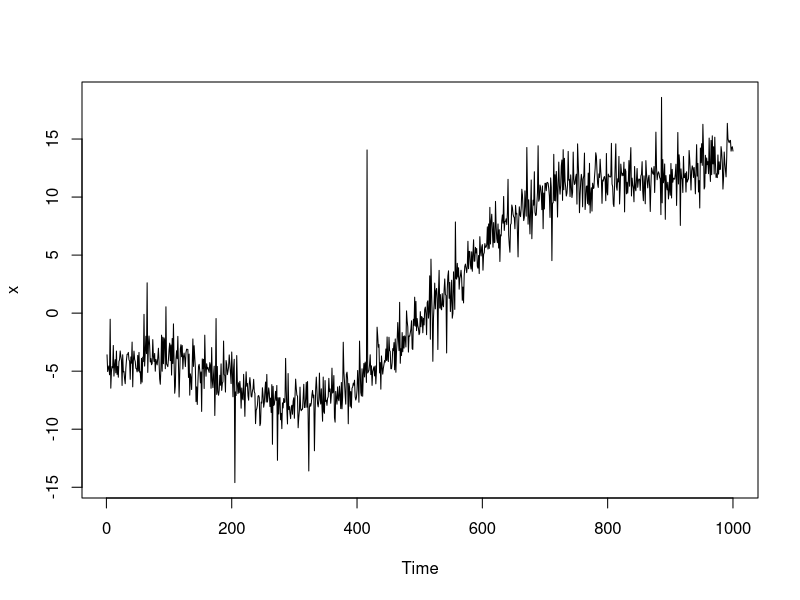
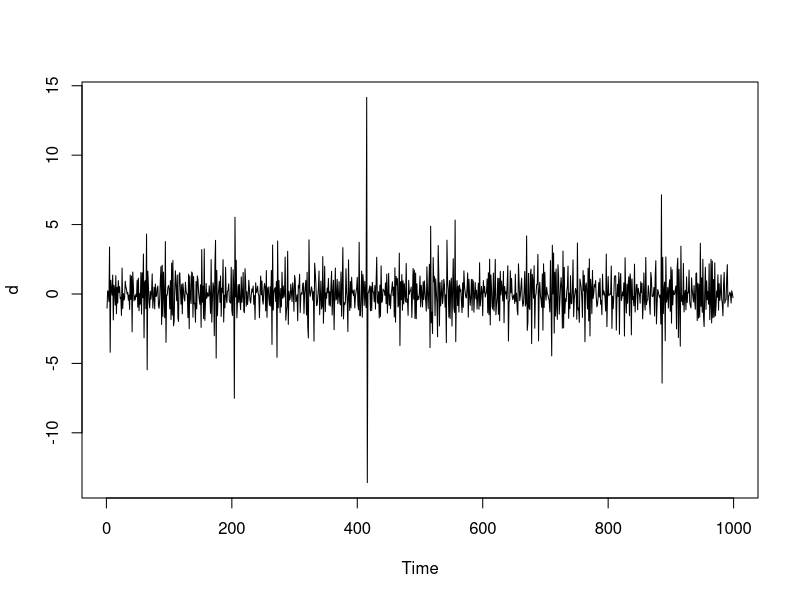
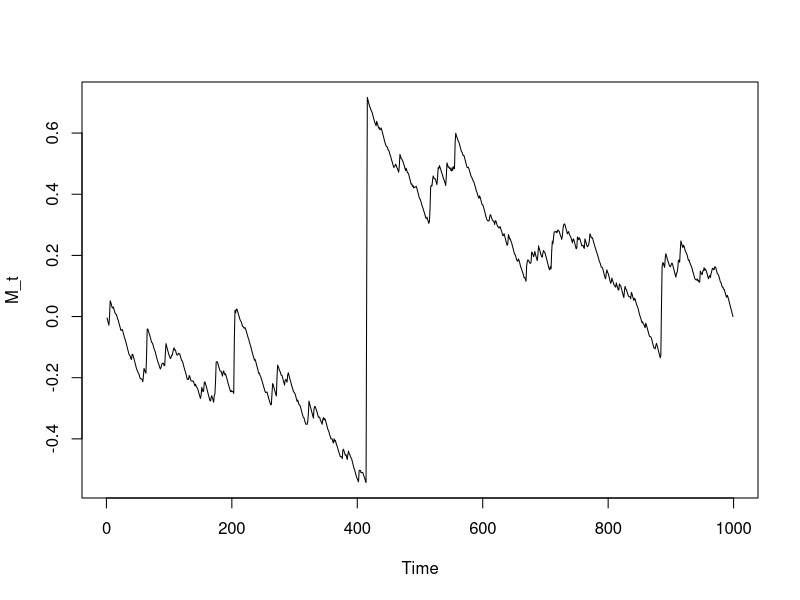

Write R code to recreate these figures, in order. (Note: this script raises an error after producing the figures.)
###-----------------------------------------------
### The data. **Only suitable for IID data**
###-----------------------------------------------
f = function(t){
  5*cos(t*9) - (t - 0.7)^2 *20 + (t-0.2)^3 *40
}
ar = function(n, ar, df){
  z = rep(NA,n)
  z[1] = rt(1,df)
  for(i in 2:n){
    z[i] = ar*z[i-1] + rt(1,df)
  }
  z
}
n = 1000
mu = f((1:n)/n)
z = c(rt(n/2,3), rt(n/2, 3)) 
x = z+mu
par(mfrow = c(1, 1))
ts.plot(x)
d = diff(x) / (sqrt(2))
ts.plot(d)

###-----------------------------------------------
### Calculate test statistics
###-----------------------------------------------
M <- function(x, t){
  n = length(x)
  bar_x = mean(x)
  (sum((x[1:t] - bar_x)^2) - t/n*sum((x - bar_x)^2)) / (sqrt(n))
}

K <- function(x, gam){
  n = length(x)
  k_t = rep(NULL, n)
  for (i in 1:n){
    k_t[i] = M(x, i)/((i/n)*(1-i/n))^gam
  }
  which.min(k_t)
}

V_k <- function(k, x){
  bar = mean(x)
  n = length(x)
  (sum((x-bar)^4) - (1/k)*(sum((x[1:k]-bar)^2)^2) - (1/(n-k))*(sum((x[(k+1):n]-bar)^2, na.rm = TRUE)^2))/n
}

textbook <- function(d){
  k = K(d, 1/3)
  v = V_k(k, d)
  M_t <- rep(NULL, n)
  for (i in 1:(n-1)){
    M_t[i] = M(d, i) / sqrt(v)
  }
  max(abs(M_t))
}

#Testing of code
k = K(d, 1/3)
v = V_k(k, d)
M_t <- rep(NULL, n)
for (i in 1:(n-1)){
  M_t[i] = M(d, i) / sqrt(v)
}
ts.plot(M_t)


###-----------------------------------------------
### Simulation Part
###-----------------------------------------------

if(1){
  n = 500
  n_sim = 80
  delta = seq(from = 0, to = 1, by = 0.05)
  out = array(NA, dim =c(n_sim, length(delta), 1),
              dimnames = list(paste0('isim=',1:n_sim),
                              paste0('delta=', delta),
                              c('text_book')))
  for(i_sim in 1:n_sim){
    set.seed(i_sim)
    for(i_delta in 1:length(delta)){
      del = delta[i_delta]
      mu = f((1:n/n))
      z = c(rt(n/2,6), rt(n/2, 6)*(1+del))
      x = z+mu
      d = diff(x) / (sqrt(2))
      out[i_sim, i_delta, 1] = textbook(d)
    }
    if(i_sim%%10==0) cat(i_sim, ' >> ')
  }
}

###-----------------------------------------------------------
### Power
###-----------------------------------------------------------
out0 = out*0
out0[,,1] = out[,,1] > 1.358
out0[,,2] = out[,,2] > 1.358
power = apply(out0, c(2,3), mean)
power
###-----------------------------------------------------------
### Plot results
###-----------------------------------------------------------
par(mfrow = c(1, 2))
col = c('blue','red')
#Plot 1
matplot(delta, 100*power, type = 'l', col = col, lwd = 2, main = "Power", ylim = c(0, 100),
        ylab = expression(K(delta)~"/%"), xlab = expression(delta))
abline(h  = c(0.05, 0, 1)*100, lwd = 0.5, lty = 2)
abline(v = 0, lwd = 0.5, lty = 2)
legend(0.8, 20, legend = c('Textbook','self'), col = c('blue','red'), lty = c(1,2), cex = 0.6)
#Plot 2
matplot(delta, 100*power, type = 'l', col = col, lwd = 2, main = "Power (Zoom-in version)",
        ylim = c(0, 0.5) *100, ylab = expression(K(delta)~"/%"), xlab = expression(delta),
        xlim = c(0, 0.2))
abline(h = c(0:5), lwd = 0.5, lty = 3)
abline(v = 0, lwd = 0.5, lty = 2)

